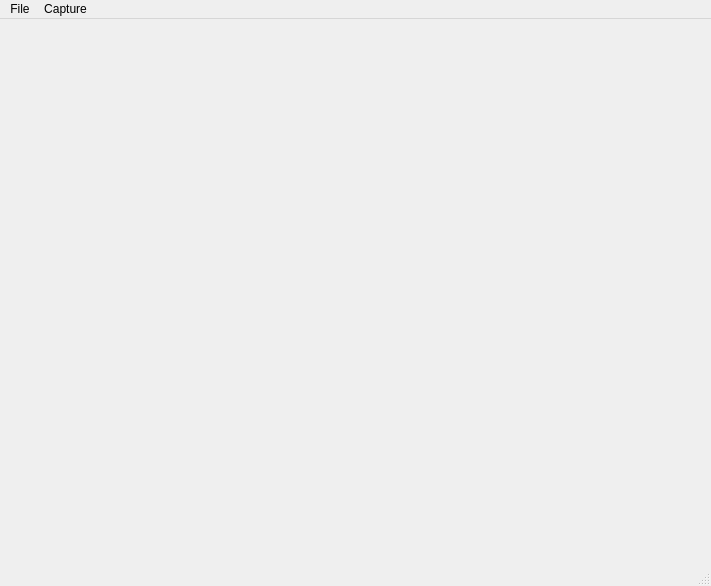
<?xml version="1.0" encoding="UTF-8"?>
<ui version="4.0">
 <class>MainWindow</class>
 <widget class="QMainWindow" name="MainWindow">
  <property name="geometry">
   <rect>
    <x>0</x>
    <y>0</y>
    <width>711</width>
    <height>586</height>
   </rect>
  </property>
  <property name="windowTitle">
   <string>MainWindow</string>
  </property>
  <widget class="QWidget" name="centralwidget">
   <layout class="QFormLayout" name="formLayout"/>
  </widget>
  <widget class="QMenuBar" name="menubar">
   <property name="geometry">
    <rect>
     <x>0</x>
     <y>0</y>
     <width>711</width>
     <height>21</height>
    </rect>
   </property>
   <widget class="QMenu" name="menuFile">
    <property name="title">
     <string>File</string>
    </property>
    <addaction name="actionOpen_Packet"/>
    <addaction name="actionSave_Packet"/>
    <addaction name="separator"/>
    <addaction name="actionQuit"/>
   </widget>
   <widget class="QMenu" name="menuCapture">
    <property name="title">
     <string>Capture</string>
    </property>
    <addaction name="actionStart"/>
    <addaction name="actionStop"/>
    <addaction name="actionRestart"/>
   </widget>
   <addaction name="menuFile"/>
   <addaction name="menuCapture"/>
  </widget>
  <widget class="QStatusBar" name="statusbar"/>
  <action name="actionOpen_Packet">
   <property name="text">
    <string>Open Packet</string>
   </property>
  </action>
  <action name="actionSave_Packet">
   <property name="text">
    <string>Save Packet</string>
   </property>
  </action>
  <action name="actionQuit">
   <property name="text">
    <string>Quit</string>
   </property>
  </action>
  <action name="actionStart">
   <property name="text">
    <string>Start</string>
   </property>
  </action>
  <action name="actionStop">
   <property name="text">
    <string>Stop</string>
   </property>
  </action>
  <action name="actionRestart">
   <property name="text">
    <string>Restart</string>
   </property>
  </action>
 </widget>
 <resources/>
 <connections/>
</ui>
